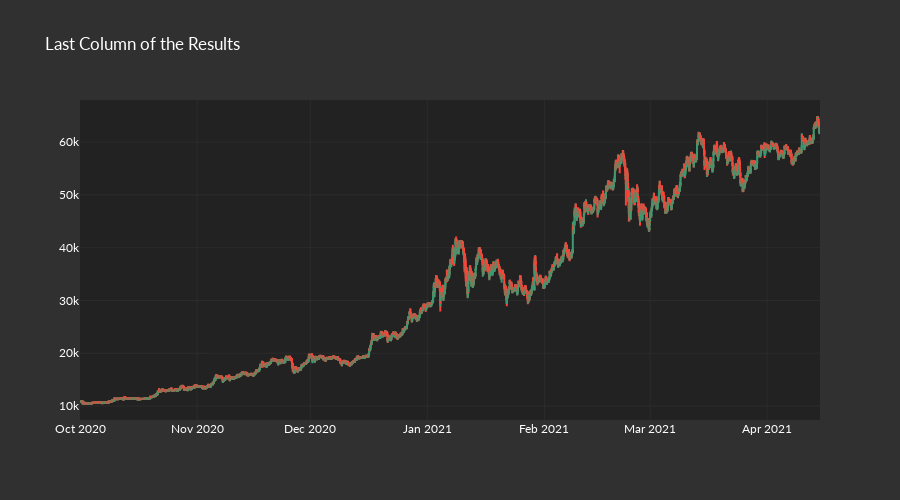

Notebook cell for this chart:
### Code cell
fig = go.Figure(
    data=[
        go.Candlestick(
            x=price_data.index,
            open=price_data.iloc[:, 0].values,
            high=price_data.iloc[:, 1].values,
            low=price_data.iloc[:, 2].values,
            close=price_data.iloc[:, 3].values,
            name="Candles",
        ),
    ]
)
fig.update_xaxes(rangeslider_visible=False)
fig.update_layout(height=500, title="Last Column of the Results")
fig.show()

### Figure 1 — Plotly figure (JSON) as saved in the notebook; plotly's stock layout.template omitted (floating-point values rounded to 4 significant figures; data arrays with more than 128 entries replaced by an {"elided": "..."} marker saying what was removed)
{"data": [{"close": {"elided": "9408 float values"}, "high": {"elided": "9408 float values"}, "low": {"elided": "9408 float values"}, "name": "Candles", "open": {"elided": "9408 float values"}, "type": "candlestick", "x": {"elided": "9408 str values"}}], "layout": {"height": 500, "title": {"text": "Last Column of the Results"}, "xaxis": {"rangeslider": {"visible": false}}}}
